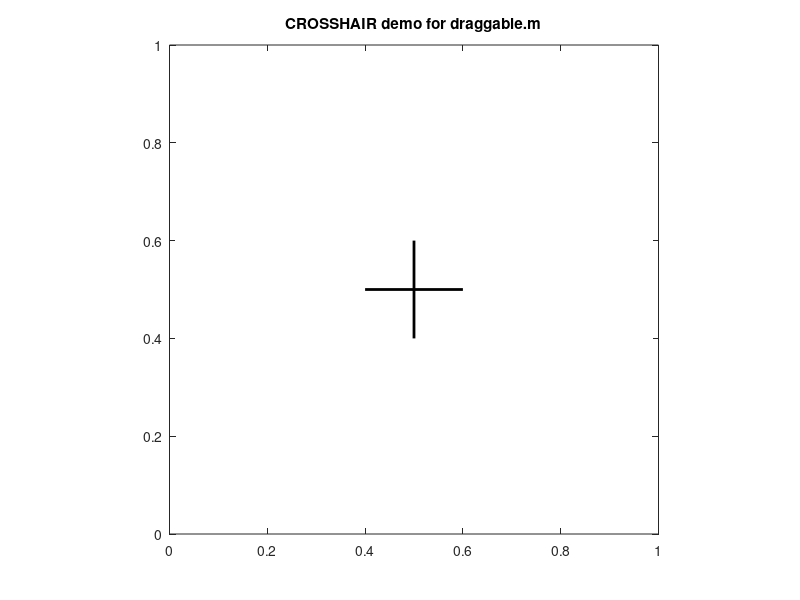

Write MATLAB code to recreate this figure. (Note: this script raises an error after producing the figure.)
function dragdemo(demotitle)

% DRAGDEMO
%   This function is a demo for the draggable.m function and should be
%   distributed along with it. It basically presents some of draggable.m's
%   features: users of draggable.m are invited to read dragdemo's source.
%
%   >> dragdemo(demotitle);
%
%   runs the demo which title is contained in the string demotitle.
%   Available demos are:
%
%   'crosshair'     A draggable crosshair is drawn; its movements are
%                   limited so that its center never leaves the axes. This
%                   is the default demo.
%
%   'dragtest'      Some graphical objects (such as rectangles, lines,
%                   patches and plots) are drawn, following various
%                   constraints. For more details, please read the comments
%                   in the source code.
%
%   'snapgrid'      An example on how to use draggable's "motionfcn"
%                   argument so that a draggable object snaps to a grid.
%
%   'polymove'      A polygon with draggable vertices is drawn;
%                   draggable's "motionfcn" argument is used to redraw the
%                   polygon each time a vertex is moved.
%
%   'sliders'       A set of vertical sliders are created; a single call
%                   to draggable is used for all sliders since they share
%                   the same parameters. A "motionfcn" argument is used to
%                   update the displayed slider values.

% (C) Copyright 2004-2012
% Franois Bouffard
% fbouffard@gmail.com

if nargin == 0
    demotitle = 'crosshair';
end

switch lower(demotitle)
    
    case 'crosshair'
        
        % CROSSHAIR demo
        %   We first build the cross, using plot() with a NaN y-element so
        %   that it is non-continuous. The cross spans 0.2 units:
        
        figure;
        p = plot([0.5 0.5 0.4 0.4 0.6],[0.4 0.6 NaN 0.5 0.5]);
        
        %   Some cosmetic adjustments, and adjusting the axes limits:
        
        set(p,'Color','k','LineWidth',2);
        axis equal;
        set(gca,'DataAspectRatio',[1 1 1],'Xlim',[0 1],'YLim',[0 1]);
        title('CROSSHAIR demo for draggable.m');
        
        %   Call to draggable(), using no movement constraint and limits
        %   corresponding to the axes limits, plus half the size of the
        %   cross, so that its center always stays in the axes:
        
        draggable(p,'n',[-0.1 1.1 -0.1 1.1]); 
        
    case 'dragtest'
        
        % DRAGTEST demo
        %   This demo is used in draggable's development to test some of
        %   its features. Users interested in modifying draggable.m should
        %   ensure that it works with this demo in order to verify backward
        %   compatibility.
          
        %   Figure creation; we set up an initial WindowButtonDownFcn in
        %   order to test proper figure properties recovery after the
        %   object is dragged:
        
        f = figure;
        set(f,'WindowButtonDownFcn','disp(''Window Click!'')');
        axis equal; box on;
        set(gca,'DataAspectRatio',[1 1 1],'XLim',[0.3 1],'YLim',[0 1]);
        title('DRAGTEST demo for draggable.m');
        
        %   Drawing various test case objects...
        
        hold on;
        
        %   The Green Rectangle tests default behavior:
        
        greenrect = rectangle('Position',[0.7 0.1 0.1 0.2]);
        set(greenrect,'FaceColor','g');
        draggable(greenrect);
        
        %   The Red Square will demonstrates 'off' mode and object
        %   properties recovery afterwards, so that the 'beep' function is
        %   assigned as its ButtonDownFcn.
        
        redsquare = rectangle('Position',[0.5 0.6 0.1 0.1]);
        set(redsquare,'FaceColor','r','ButtonDownFcn','beep');
        draggable(redsquare);
        draggable(redsquare,'off');
        
        %   The Blue Rectangle will demonstrate a case in which the
        %   'painters' renderer is used, and in which the object cannot be
        %   dragged past the axis limits on the right, left and bottom.
        %   However, the object can be dragged past the axis limit on top;
        %   furthermore, the object starts off-limits to the left, so that
        %   it can be dragged inside the limits, but cannot be dragged back
        %   off-limits afterwards.
        
        bluerect = rectangle('Position',[0.2 0.4 0.2 0.2]); 
        set(bluerect,'FaceColor','b');
        draggable(bluerect,'none',[0.3 1 0 inf]);
        
        %   The Magenta Line will demonstrates a line object being dragged
        %   with horizontal movement constraint with default parameters.
        
        magline = line([0.7 0.9],[0.7 0.9]);
        set(magline,'Color','m','LineWidth',2);
        draggable(magline,'h');
        
        %   The Cyan Cross will demonstrates a plot object being dragged,
        %   its center always forced to be in the axes (as in the
        %   'crosshair' demo).
        
        cyancross = plot([0.7 0.7 0.6 0.6 0.8],[0.4 0.6 NaN 0.5 0.5]); 
        set(cyancross,'Color','c','LineWidth',2);
        draggable(cyancross,'n',[0.2 1.1 -0.1 1.1]); 
        
        %   The Yellow Triangle demonstrates a patch object being dragged
        %   with vertical movement constraint and the opengl renderer.
        
        yellowtri = patch([0.4 0.6 0.6],[0.1 0.1 0.2],'y');
        draggable(yellowtri,'v',[0.1 0.7]);
        
        %   The Gray Text demonstrate diagonal constraint operating on
        %   text objects. We test a negative, gentle slope crossing the
        %   horizontal range limits and a positive, large slope crossing
        %   the vertical range limits but in which the object will be 
        %   nonetheless stopped by the leftmost limit.
        
        gray = [0.5 0.5 0.5];
        
        % first text position parameters
        x1 = 0.4; y1 = 0.9; m1 = -1/3;
        b1 = y1 - m1*x1;
       
        % second text position parameters
        x2 = 0.7; y2 = 0.35; m2 = 3;
        b2 = y2 - m2*x2;
        
        % guide lines
        plot(xlim,m1*xlim+b1,'LineStyle','--','Color',gray);
        plot(xlim,m2*xlim+b2,'LineStyle','--','Color',gray);
        
        % text objects
        graytext1 = text(x1,y1,'This is a test');
        graytext2 = text(x2,y2,'Another test');
        set([graytext1 graytext2],'Color',gray,'EdgeColor',gray, ...
                                  'BackgroundColor','w','LineStyle',':')
        draggable(graytext1,'d',m1);
        draggable(graytext2,'d',m2);
               
    case 'snapgrid'
        
        % SNAPGRID demo
        %   The 'motionfcn' argument of draggable.m is used here to set up
        %   a grid on which the object movement is constrained.
        %
        %   Furthermore, we use 'motionfcn' to display a "fleur" figure
        %   pointer while the object moves, and the figure's
        %   WindowButtonMotionFcn to display a standard "arrow" figure
        %   pointer while the mouse moves but the object is not dragged.
        
        %   First we set up the figure and axes. 
        
        f = figure;
        set(f,'WindowButtonMotionFcn','set(gcf,''Pointer'',''arrow'')');
        axis equal; box on;
        set(gca,'DataAspectRatio',[1 1 1],'XLim',[0 10],'YLim',[0 10],...
            'XTick',0:10,'YTick',0:10);
        grid on;
        title('SNAPGRID demo for draggable.m');
        
        %   Now we create a cross which will snap on a grid with 1-unit
        %   spacing. This is done by giving the handle to the move_cross
        %   function (see below) as the 'movefcn' argument of draggable.m.
        
        hold on;
        cross = plot([5 5 4.5 4.5 5.5],[4.5 5.5 NaN 5 5]); 
        set(cross,'Color','r','LineWidth',3);
        draggable(cross,'n',[-0.5 10.5 -0.5 10.5],@move_cross);

    case 'polymove'

        % POLYMOVE demo
        %   The 'motionfcn' argument of draggable.m is used here to
        %   redraw the polygon each time one of its vertex is moved.

        %   Setting up the figure and axes.

        figure;
        axis equal; box on;
        set(gca,'DataAspectRatio',[1 1 1],'Xlim',[-2 2],'YLim',[-2 2]);
        title('POLYMOVE demo for draggable.m')

        % Creating the polygon vertices

        hold on;
        v1 = plot(-1,0);
        v2 = plot(0,-1);
        v3 = plot(1,0);
        v4 = plot(0,1);
        vv = [v1 v2 v3 v4];
        % For visible vertices:
        set(vv,'Marker','o','MarkerSize',10,'MarkerFaceColor','b');
        % For invisible vertices:
        %set(vv,'Marker','o','MarkerSize',10,'MarkerFaceColor','none', ...
        %       'MarkerEdgeColor','none');

        % Saving the vertex vector as application data
        % in the current axes (along with empty element p which will
        % later hold the handle to the polygon itself)

        setappdata(gca,'vv',vv);
        setappdata(gca,'p',[]);

        % Calling draggable on each of the vertices, passing as an
        % argument the handle to the redraw_poly fucntion (see below)

        draggable(v1,@redraw_poly);
        draggable(v2,@redraw_poly);
        draggable(v3,@redraw_poly);
        draggable(v4,@redraw_poly);

        % Finally we draw the polygon itself using the redraw_poly
        % function, which can be found below

        redraw_poly;
        
    case 'sliders'
        
        % SLIDERS demo
        %   Creates five sliders that share the same draggable parameters,
        %   and which are enable using only one draggable call. Slider
        %   values are displayed and updated in real time.
        
        % Figure layout
        figure;
        axis equal; box on;
        set(gca,'DataAspectRatio',[1 1 1], ...
                'Xlim',[0 6],'Ylim',[-0.25 1.5], ...
                'XTick',1:5,'YTick',[]);
        title('SLIDERS demo for draggable.m')
        hold on;
        
        % Creating the objects
        w = 0.6; h = 0.1;
        sliders = zeros(5);
        values = zeros(5);
        for x = 1:5
            plot([x x],[0 1],':k');
            values(x) = text(x,1.2,'','HorizontalAlignment','center');
            sliders(x) = rectangle('Position',[x-w/2,0.5-h/2,w,h], ...
                                   'Curvature',[0.05 0.05], ...
                                   'EdgeColor',[0 0 0.7], ...
                                   'FaceColor',[0 0 0.9]);
            % Storing the handle to the value text object for each slider
            setappdata(sliders(x),'value_handle',values(x));
            % This will be also used as the motionfcn argument. See
            % the function definition later in the file.
            update_value(sliders(x));
        end

        % Calling draggable on handle vector sliders with a vertical 
        % constraint. We must take into account the height of the sliders
        % when setting range limits. We use update_value as the 'motionfcn'
        % argument, and add an 'endfcn' argument which makes the slider
        % and slider value blink when the user stops dragging.
        draggable(sliders,'v',[0-h/2 1+h/2],  ...
                  @update_value,'endfcn',@blink_value);

    otherwise
        
        disp(['Demo ''' demotitle ''' is not available.']);
        
end

% -----------------------------------------------------------------------
% Function MOVE_CROSS
%   This function is passed as the 'motionfcn' argument to draggable.m in
%   the SNAPGRID demo. It recieves the handle to the object being dragged
%   as its only argument.

function move_cross(h)

% We first set up the figure pointer to "fleur"

set(gcf,'Pointer','fleur');

% Then we retrieve the current cross position

cross_xdata = get(h,'XData');
cross_ydata = get(h,'YData');
cross_center = [cross_xdata(1) cross_ydata(5)];

% Computing the new position of the cross

new_position = round(cross_center);

% Updating the cross' XData and YData properties

delta = new_position - cross_center;
set(h,'XData',cross_xdata+delta(1),'YData',cross_ydata+delta(2));

% -----------------------------------------------------------------------
% Function REDRAW_POLY
%   This function is passed as the 'motionfcn' argument to draggable.m in
%   the POLYMOVE demo. It recieves the handle to the object being dragged
%   as its only argument, but it is not actually used in this function.

function redraw_poly(h)

% Deleting the previous polygon

delete(getappdata(gca,'p'));

% Retrieving the vertex vector and corresponding xdata and ydata

vv = getappdata(gca,'vv');
xdata = cell2mat(get(vv,'xdata'));
ydata = cell2mat(get(vv,'ydata'));

% Plotting the new polygon and saving its handle as application data

p = plot([xdata' xdata(1)],[ydata' ydata(1)]);
setappdata(gca,'p',p);

% Putting the vertices on top of the polygon so that they are easier
% to drag (or else, the polygone line get in the way)

set(gca,'Children',[vv p]);

% -----------------------------------------------------------------------
% Function UPDATE_VALUE
%   This function is passed as the 'motionfcn' argument to draggable.m in
%   the SLIDERS demo. It recieves the handle to the slider being dragged
%   as its only argument and uses that to retrieve the handle to a text
%   object which was stored with the slider object.

function update_value(slider)

value_handle = getappdata(slider,'value_handle');
slider_position = get(slider,'Position');
value = slider_position(2) + slider_position(4)/2;
set(value_handle,'String',sprintf('%0.2f',value));

% -----------------------------------------------------------------------
% Function BLINK_VALUE
%   This makes the displayed value blink; just to show usage of the
%   'endfcn' argument.

function blink_value(slider)

value_handle = getappdata(slider,'value_handle');
initedgecolor = get(slider,'EdgeColor');
initfacecolor = get(slider,'FaceColor');
set(value_handle,'FontWeight','bold');
set(slider,'EdgeColor',[0 0 0.8],'FaceColor',[0 0 0.5]);
pause(0.2)
set(value_handle,'FontWeight','normal');
set(slider,'EdgeColor',initedgecolor,'FaceColor',initfacecolor);